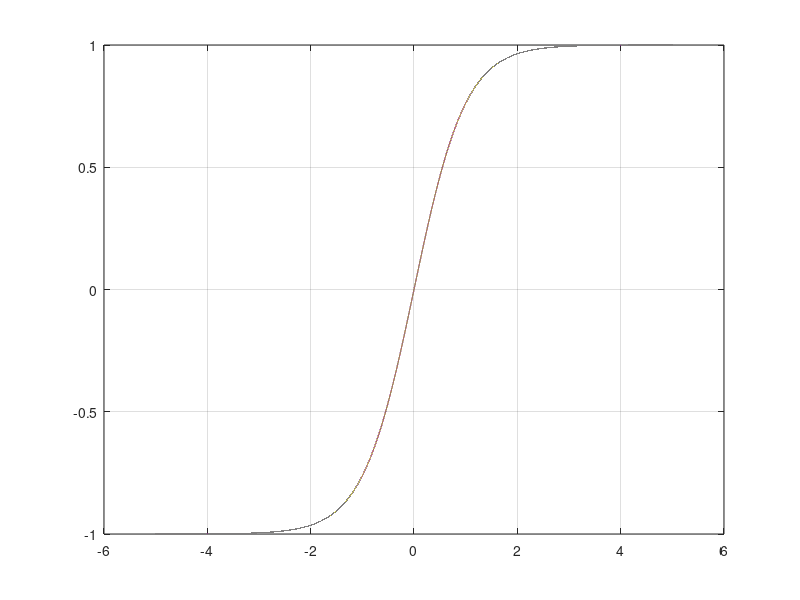

Source code (MATLAB): (Note: this script raises an error after producing the figure.)
clc;
clear ;
close all;
xmin=-5;
xmax=+5;
n=100000;
x1= linspace(xmin,xmax,n+1);
t1=tanh(x1);
plot(x1,t1);
hold on;

grid on;
tanh_=1-2.*(1./(1+power(2,1.44*x1)));
plot(x1,tanh(x1));

tanh_piecewise = vhdl_approximate_tanh_design(x1);
% tanh_piecewise = tanh(x1);
a=find(x1==-5);
b=find(x1==-3);
c=find(x1==-1);
d=find(x1==1);
e=find(x1==3);
f=find(x1==5);

y1=tanh_piecewise([a]);
y2=tanh_piecewise([b]);
y3=tanh_piecewise([c]);
y4=tanh_piecewise([d]);
y5=tanh_piecewise([e]);
y6=tanh_piecewise([f]);

m1=(y2-y1)/(x1(b)-x1([a]));
m2=(y3-y2)/(x1(c)-x1([b]));
m3=(y4-y3)/(x1(d)-x1([c]));
m4=(y5-y4)/(x1(e)-x1([d]));
m5=(y6-y5)/(x1(f)-x1([e]));

b1=y1-m1*x1([a]);
b2=y2-m2*x1([b]);
b3=y3-m3*x1([c]);
b4=y4-m4*x1([d]);
b5=y5-m5*x1([e]);

Y1=(m1*x1(1:20000))+b1;
Y2=(m2*x1(20001:40001))+b2;
Y3=(m3*x1(40002:60002))+b3;
Y4=(m4*x1(60003:80003))+b4;
Y5=(m5*x1(80004:100001))+b5;

Y = [Y1 Y2 Y3 Y4 Y5];
plot(x1(1:20000),Y1)
hold on
plot(x1(20001:40001),Y2)
hold on
plot(x1(40002:60002),Y3)
hold on
plot(x1(60003:80003),Y4)
hold on 
plot(x1(80004:100001),Y5)
hold on
error = RMSE(t1,Y);
formatSpec = '%.10f';
error_=num2str(error,formatSpec);
disp(error_);
title("tanh(x)& piecewise linear Error = " + error_);
figure;
err = abs(tanh(x1) - double(Y));
plot(x1, err);
xlabel('theta');
ylabel('error');
title("tanh(x)& piecewise aproximation Error = " + error_);
formatSpec = '%.10f';
error_=num2str(error,formatSpec);
disp(num2str(error,formatSpec));


